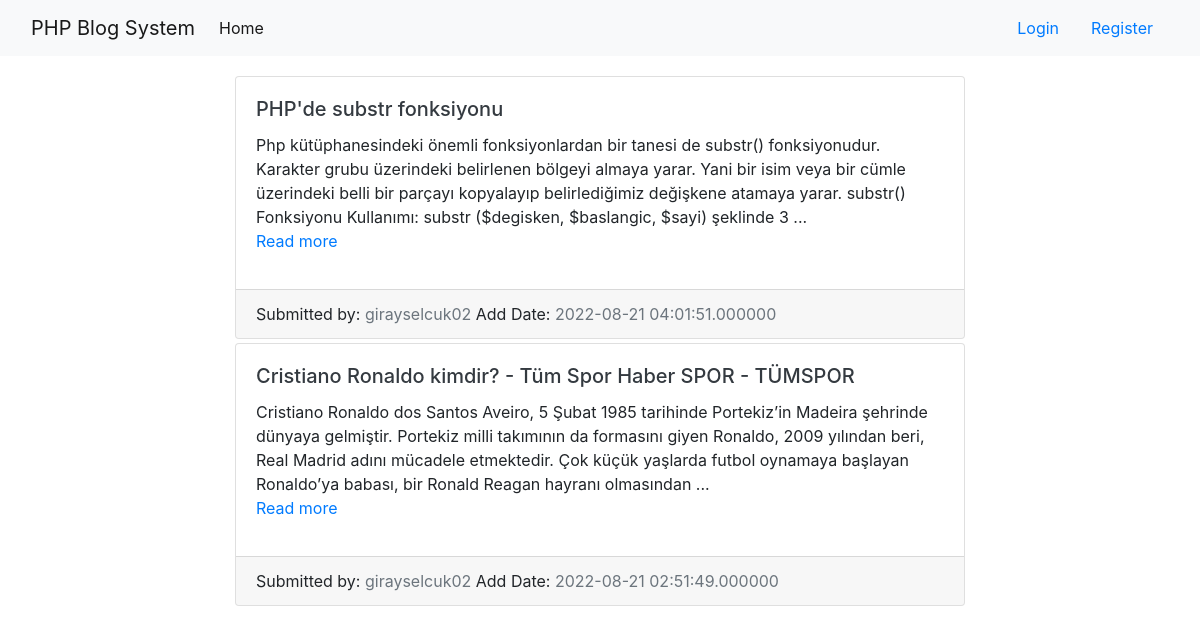
Before: / with the older database file.
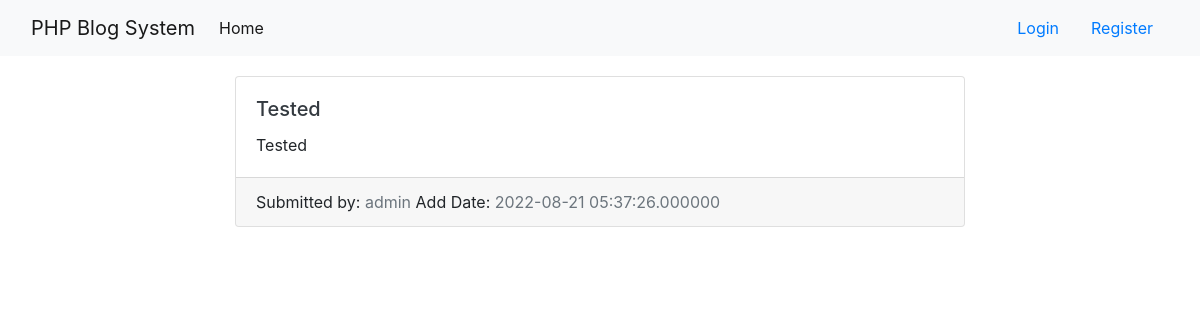
After: the same page with the newer database file.
### tables this page shows
CREATE TABLE `blog` (
  `blogid` int(255) NOT NULL,
  `blogtitle` varchar(80) NOT NULL,
  `blogtext` mediumtext NOT NULL,
  `user` varchar(255) NOT NULL,
  `time` datetime(6) NOT NULL
);

### index.php (the view, shortened to what this page needs)
<?php
require_once "manager.php";
?>
<!doctype html>
<html lang="en">
  <head>
</head>
<body>
    <?php include "navbar.php"?>
    <div class="container mt-3">
      <div class="row">
      <div class="col-md-8 mx-auto">
        <?php
          foreach($bloginfo as $blog)
          {
            $numberofcharacters = strlen($blog["blogtext"]);
            ?>
              <div class="card mt-1">
              <div class="card-body">
                <a href="blog/blog.php?blogid=<?php echo $blog["blogid"];?>"><h5 class="card-title text-dark"><?php echo $blog["blogtitle"]?></h5></a>
                <?php
                 if($numberofcharacters > 200)
                 {
                      echo substr($blog["blogtext"],0,350) ."...";
                    ?>
                    <form method="get">
                      <a href="blog/blog.php?blogid=<?php echo $blog["blogid"];?>">Read more</a>
                    </form>
                    <?php
                 }
                 else
                 {
                  ?>
                    <p class="card-text"><?php echo $blog["blogtext"]?></p>
                  <?php
                 }
                ?>
              </div>
              <div class="card-footer">
                Submitted by: <a class="text-secondary "><?php echo $blog["user"]?></a>
                Add Date: <a class="text-secondary "><?php echo $blog["time"]?></a>
              </div>
              </div>
            <?php
          }
        ?>
      </div>
      </div>
    </div>
</body>
</html>

### manager.php (shortened to what this page needs)
<?php
try
{
    $db = new PDO("mysql:host=localhost;dbname=blog;charset=utf8;", "root", "");
}
catch(PDOException $dberror)
{
    echo $dberror->getMessage();
}
$query = $db->prepare("SELECT * FROM blog order by blogid desc");
$query->execute();
$bloginfo = $query->fetchAll(PDO::FETCH_ASSOC);
?>
<link rel="stylesheet" href="https://cdn.jsdelivr.net/npm/bootstrap@4.4.1/dist/css/bootstrap.min.css">

### navbar.php (shortened to what this page needs)
<?php
require_once "manager.php";
?>
<nav class="navbar navbar-expand-lg navbar-light bg-light">
  <div class="container-fluid">
    <a class="navbar-brand" href="/index.php">PHP Blog System</a>
    <div class="collapse navbar-collapse" id="navbarNavAltMarkup">
      <div class="navbar-nav">
        <a class="nav-link active" aria-current="page" href="/index.php">Home</a>
      </div>
    </div>
    <form class="form-inline my-2 my-lg-0">
      <?php
      if(isset($_SESSION["email"]))
      {
        if($authority == "Admin")
        {
          ?>
           <div class="nav-item dropdown">
            <a class="nav-link dropdown-toggle" href="#" role="button" data-toggle="dropdown" aria-expanded="false">
              Admin Panel
            </a>
            <div class="dropdown-menu">
              <a class="dropdown-item" href="blog/addblog.php">Add Text</a>
            </div>
        </div>
          <?php
        }
        ?>
        <a class="nav-link" href="/profile.php">Profile</a>
        <a class="nav-link" href="/logout.php">Logout</a>
        <?php
      }
      else
      {
        ?>
        <a class="nav-link" href="/login.php">Login</a>
        <a class="nav-link" href="/register.php">Register</a>
        <?php
      }
      ?>
    </form>
  </div>
</nav>

Changed rows visible on the page:
removed blog: blogtitle "PHP'de substr fonksiyonu", blogtext "Php kütüphanesindeki önemli fonksiyonlardan bir tanesi de substr() fonksiyonudur. Karakter grubu üzerindeki belirlenen bölgeyi almaya yarar. Yani bir isim veya bir cümle üzerindeki belli bir parçayı kopyalayıp belirlediğimiz değişkene atamaya yarar. substr() Fonksiyonu Kullanımı: substr ($degisken, $baslangic, $sayi) şeklinde 3", user "girayselcuk02", time "2022-08-21 04:01:51.000000"
removed blog: blogtitle "Cristiano Ronaldo kimdir? - Tüm Spor Haber SPOR - TÜMSPOR", blogtext "Cristiano Ronaldo dos Santos Aveiro, 5 Şubat 1985 tarihinde Portekiz’in Madeira şehrinde dünyaya gelmiştir. Portekiz milli takımının da formasını giyen Ronaldo, 2009 yılından beri, Real Madrid adını mücadele etmektedir. Çok küçük yaşlarda futbol oynamaya başlayan Ronaldo’ya babası, bir Ronald Reagan hayranı olmasından", user "girayselcuk02", time "2022-08-21 02:51:49.000000"
added blog: blogtitle "Tested", blogtext "Tested", user "admin", time "2022-08-21 05:37:26.000000"
